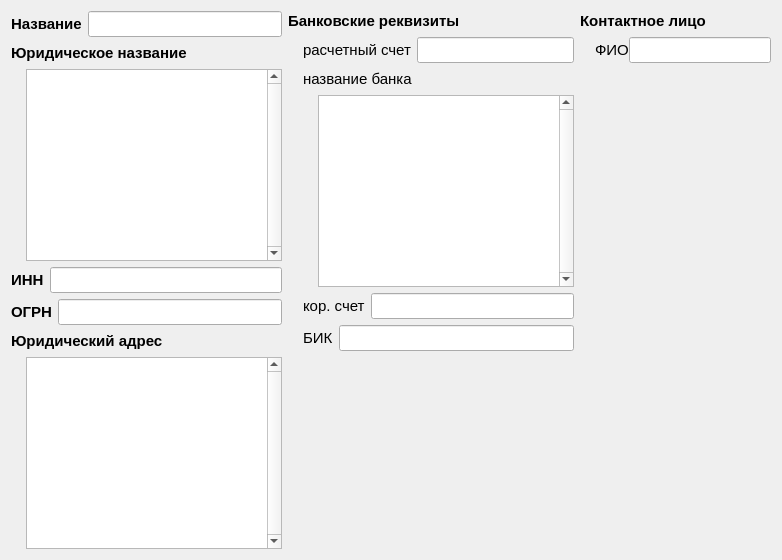
       <widget class="QWidget" name="pageJuridicalPerson">
        <layout class="QHBoxLayout" name="horizontalLayout_41">
         <item>
          <layout class="QVBoxLayout" name="verticalLayout_11">
           <item>
            <layout class="QHBoxLayout" name="horizontalLayout_24">
             <item>
              <widget class="QLabel" name="label_9">
               <property name="font">
                <font>
                 <pointsize>11</pointsize>
                 <weight>75</weight>
                 <bold>true</bold>
                </font>
               </property>
               <property name="text">
                <string>Название</string>
               </property>
              </widget>
             </item>
             <item>
              <widget class="QLineEdit" name="leName">
               <property name="font">
                <font>
                 <pointsize>11</pointsize>
                </font>
               </property>
               <property name="text">
                <string/>
               </property>
               <property name="cursorPosition">
                <number>0</number>
               </property>
              </widget>
             </item>
            </layout>
           </item>
           <item>
            <layout class="QHBoxLayout" name="horizontalLayout_26">
             <item>
              <widget class="QLabel" name="label_39">
               <property name="font">
                <font>
                 <pointsize>11</pointsize>
                 <weight>75</weight>
                 <bold>true</bold>
                </font>
               </property>
               <property name="text">
                <string>Юридическое название</string>
               </property>
              </widget>
             </item>
             <item>
              <spacer name="horizontalSpacer_17">
               <property name="orientation">
                <enum>Qt::Horizontal</enum>
               </property>
               <property name="sizeHint" stdset="0">
                <size>
                 <width>40</width>
                 <height>20</height>
                </size>
               </property>
              </spacer>
             </item>
            </layout>
           </item>
           <item>
            <layout class="QHBoxLayout" name="horizontalLayout_25">
             <property name="spacing">
              <number>0</number>
             </property>
             <property name="leftMargin">
              <number>15</number>
             </property>
             <item>
              <widget class="QPlainTextEdit" name="ptJuridicalName">
               <property name="font">
                <font>
                 <pointsize>11</pointsize>
                </font>
               </property>
               <property name="verticalScrollBarPolicy">
                <enum>Qt::ScrollBarAlwaysOn</enum>
               </property>
               <property name="plainText">
                <string/>
               </property>
              </widget>
             </item>
            </layout>
           </item>
           <item>
            <layout class="QHBoxLayout" name="horizontalLayout_33">
             <item>
              <widget class="QLabel" name="label_10">
               <property name="font">
                <font>
                 <pointsize>11</pointsize>
                 <weight>75</weight>
                 <bold>true</bold>
                </font>
               </property>
               <property name="text">
                <string>ИНН</string>
               </property>
              </widget>
             </item>
             <item>
              <widget class="QLineEdit" name="leInn">
               <property name="font">
                <font>
                 <pointsize>11</pointsize>
                </font>
               </property>
               <property name="text">
                <string/>
               </property>
               <property name="cursorPosition">
                <number>0</number>
               </property>
              </widget>
             </item>
            </layout>
           </item>
           <item>
            <layout class="QHBoxLayout" name="horizontalLayout_35">
             <item>
              <widget class="QLabel" name="label_12">
               <property name="font">
                <font>
                 <pointsize>11</pointsize>
                 <weight>75</weight>
                 <bold>true</bold>
                </font>
               </property>
               <property name="text">
                <string>ОГРН</string>
               </property>
              </widget>
             </item>
             <item>
              <widget class="QLineEdit" name="leOgrn">
               <property name="font">
                <font>
                 <pointsize>11</pointsize>
                </font>
               </property>
               <property name="text">
                <string/>
               </property>
               <property name="cursorPosition">
                <number>0</number>
               </property>
              </widget>
             </item>
            </layout>
           </item>
           <item>
            <layout class="QHBoxLayout" name="horizontalLayout_31">
             <item>
              <widget class="QLabel" name="label_43">
               <property name="font">
                <font>
                 <pointsize>11</pointsize>
                 <weight>75</weight>
                 <bold>true</bold>
                </font>
               </property>
               <property name="text">
                <string>Юридический адрес</string>
               </property>
              </widget>
             </item>
             <item>
              <spacer name="horizontalSpacer_21">
               <property name="orientation">
                <enum>Qt::Horizontal</enum>
               </property>
               <property name="sizeHint" stdset="0">
                <size>
                 <width>40</width>
                 <height>20</height>
                </size>
               </property>
              </spacer>
             </item>
            </layout>
           </item>
           <item>
            <layout class="QHBoxLayout" name="horizontalLayout_32">
             <property name="spacing">
              <number>0</number>
             </property>
             <property name="leftMargin">
              <number>15</number>
             </property>
             <item>
              <widget class="QPlainTextEdit" name="ptJuridicalAddress">
               <property name="font">
                <font>
                 <pointsize>11</pointsize>
                </font>
               </property>
               <property name="verticalScrollBarPolicy">
                <enum>Qt::ScrollBarAlwaysOn</enum>
               </property>
               <property name="plainText">
                <string/>
               </property>
              </widget>
             </item>
            </layout>
           </item>
          </layout>
         </item>
         <item>
          <layout class="QVBoxLayout" name="verticalLayout_4">
           <item>
            <layout class="QHBoxLayout" name="horizontalLayout_27">
             <item>
              <widget class="QLabel" name="label_44">
               <property name="font">
                <font>
                 <pointsize>11</pointsize>
                 <weight>75</weight>
                 <bold>true</bold>
                </font>
               </property>
               <property name="text">
                <string>Банковские реквизиты</string>
               </property>
              </widget>
             </item>
             <item>
              <spacer name="horizontalSpacer_18">
               <property name="orientation">
                <enum>Qt::Horizontal</enum>
               </property>
               <property name="sizeHint" stdset="0">
                <size>
                 <width>40</width>
                 <height>20</height>
                </size>
               </property>
              </spacer>
             </item>
            </layout>
           </item>
           <item>
            <layout class="QVBoxLayout" name="verticalLayout_9">
             <property name="leftMargin">
              <number>15</number>
             </property>
             <item>
              <layout class="QHBoxLayout" name="horizontalLayout_36">
               <item>
                <widget class="QLabel" name="label_13">
                 <property name="font">
                  <font>
                   <pointsize>11</pointsize>
                  </font>
                 </property>
                 <property name="text">
                  <string>расчетный счет</string>
                 </property>
                </widget>
               </item>
               <item>
                <widget class="QLineEdit" name="leCheckingAccount">
                 <property name="font">
                  <font>
                   <pointsize>11</pointsize>
                  </font>
                 </property>
                 <property name="text">
                  <string/>
                 </property>
                 <property name="cursorPosition">
                  <number>0</number>
                 </property>
                </widget>
               </item>
              </layout>
             </item>
             <item>
              <layout class="QHBoxLayout" name="horizontalLayout_37">
               <item>
                <widget class="QLabel" name="label_45">
                 <property name="font">
                  <font>
                   <pointsize>11</pointsize>
                  </font>
                 </property>
                 <property name="text">
                  <string>название банка</string>
                 </property>
                </widget>
               </item>
               <item>
                <spacer name="horizontalSpacer_23">
                 <property name="orientation">
                  <enum>Qt::Horizontal</enum>
                 </property>
                 <property name="sizeHint" stdset="0">
                  <size>
                   <width>40</width>
                   <height>20</height>
                  </size>
                 </property>
                </spacer>
               </item>
              </layout>
             </item>
             <item>
              <layout class="QHBoxLayout" name="horizontalLayout_38">
               <property name="spacing">
                <number>0</number>
               </property>
               <property name="leftMargin">
                <number>15</number>
               </property>
               <item>
                <widget class="QPlainTextEdit" name="ptBankName">
                 <property name="font">
                  <font>
                   <pointsize>11</pointsize>
                  </font>
                 </property>
                 <property name="verticalScrollBarPolicy">
                  <enum>Qt::ScrollBarAlwaysOn</enum>
                 </property>
                 <property name="plainText">
                  <string/>
                 </property>
                </widget>
               </item>
              </layout>
             </item>
             <item>
              <layout class="QHBoxLayout" name="horizontalLayout_39">
               <item>
                <widget class="QLabel" name="label_14">
                 <property name="font">
                  <font>
                   <pointsize>11</pointsize>
                  </font>
                 </property>
                 <property name="text">
                  <string>кор. счет</string>
                 </property>
                </widget>
               </item>
               <item>
                <widget class="QLineEdit" name="leCorrAccount">
                 <property name="font">
                  <font>
                   <pointsize>11</pointsize>
                  </font>
                 </property>
                 <property name="text">
                  <string/>
                 </property>
                 <property name="cursorPosition">
                  <number>0</number>
                 </property>
                </widget>
               </item>
              </layout>
             </item>
             <item>
              <layout class="QHBoxLayout" name="horizontalLayout_40">
               <item>
                <widget class="QLabel" name="label_15">
                 <property name="font">
                  <font>
                   <pointsize>11</pointsize>
                  </font>
                 </property>
                 <property name="text">
                  <string>БИК</string>
                 </property>
                </widget>
               </item>
               <item>
                <widget class="QLineEdit" name="leBik">
                 <property name="font">
                  <font>
                   <pointsize>11</pointsize>
                  </font>
                 </property>
                 <property name="text">
                  <string/>
                 </property>
                 <property name="cursorPosition">
                  <number>0</number>
                 </property>
                </widget>
               </item>
              </layout>
             </item>
            </layout>
           </item>
           <item>
            <spacer name="verticalSpacer_2">
             <property name="orientation">
              <enum>Qt::Vertical</enum>
             </property>
             <property name="sizeHint" stdset="0">
              <size>
               <width>20</width>
               <height>40</height>
              </size>
             </property>
            </spacer>
           </item>
          </layout>
         </item>
         <item>
          <layout class="QVBoxLayout" name="verticalLayout_3">
           <item>
            <layout class="QHBoxLayout" name="horizontalLayout_29">
             <item>
              <widget class="QLabel" name="label_17">
               <property name="font">
                <font>
                 <pointsize>11</pointsize>
                 <weight>75</weight>
                 <bold>true</bold>
                </font>
               </property>
               <property name="text">
                <string>Контактное лицо</string>
               </property>
              </widget>
             </item>
             <item>
              <spacer name="horizontalSpacer_26">
               <property name="orientation">
                <enum>Qt::Horizontal</enum>
               </property>
               <property name="sizeHint" stdset="0">
                <size>
                 <width>40</width>
                 <height>20</height>
                </size>
               </property>
              </spacer>
             </item>
            </layout>
           </item>
           <item>
            <layout class="QHBoxLayout" name="horizontalLayout_30">
             <property name="spacing">
              <number>0</number>
             </property>
             <property name="leftMargin">
              <number>15</number>
             </property>
             <item>
              <widget class="QLabel" name="label_41">
               <property name="font">
                <font>
                 <pointsize>11</pointsize>
                </font>
               </property>
               <property name="text">
                <string>ФИО</string>
               </property>
              </widget>
             </item>
             <item>
              <widget class="QLineEdit" name="leContactPerson">
               <property name="font">
                <font>
                 <pointsize>11</pointsize>
                </font>
               </property>
               <property name="text">
                <string/>
               </property>
              </widget>
             </item>
            </layout>
           </item>
           <item>
            <spacer name="verticalSpacer_5">
             <property name="orientation">
              <enum>Qt::Vertical</enum>
             </property>
             <property name="sizeHint" stdset="0">
              <size>
               <width>20</width>
               <height>40</height>
              </size>
             </property>
            </spacer>
           </item>
          </layout>
         </item>
        </layout>
       </widget>
